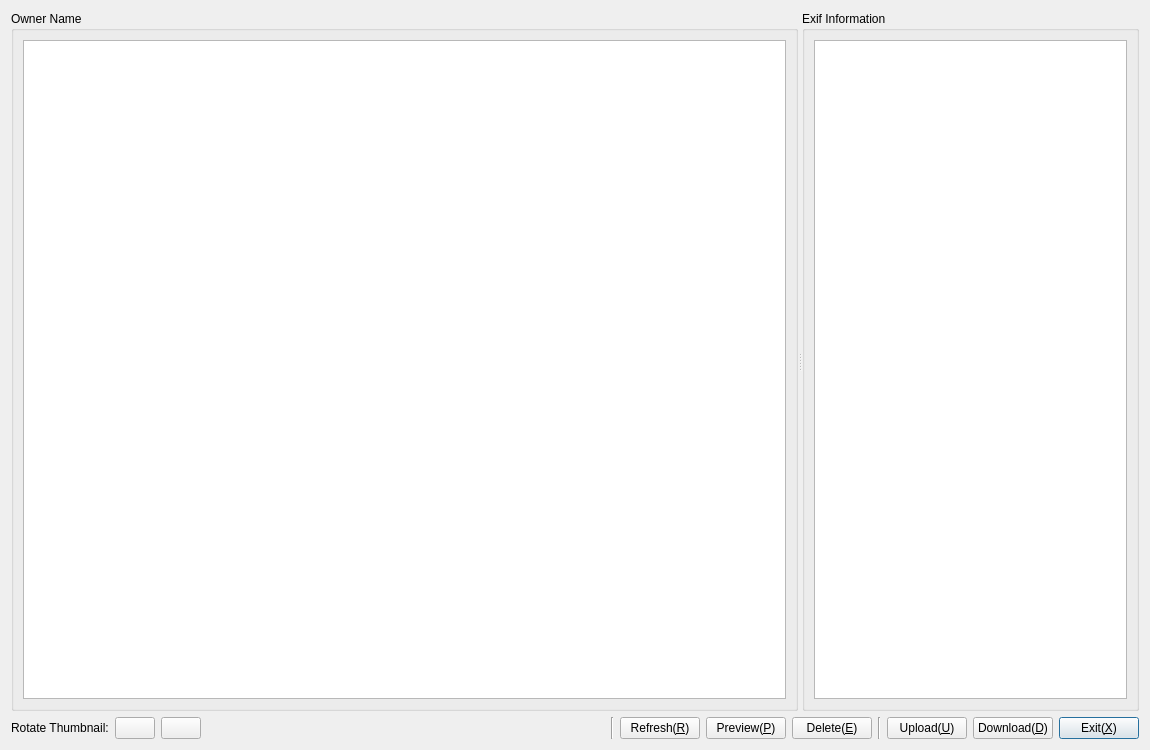
<?xml version="1.0" encoding="UTF-8"?>
<ui version="4.0">
 <class>MediaManagDlg</class>
 <widget class="QDialog" name="MediaManagDlg">
  <property name="geometry">
   <rect>
    <x>0</x>
    <y>0</y>
    <width>1150</width>
    <height>750</height>
   </rect>
  </property>
  <property name="windowTitle">
   <string>Media Manage</string>
  </property>
  <layout class="QVBoxLayout" name="verticalLayout_3">
   <item>
    <widget class="QSplitter" name="splitter">
     <property name="sizePolicy">
      <sizepolicy hsizetype="Expanding" vsizetype="Expanding">
       <horstretch>0</horstretch>
       <verstretch>0</verstretch>
      </sizepolicy>
     </property>
     <property name="orientation">
      <enum>Qt::Horizontal</enum>
     </property>
     <widget class="QGroupBox" name="ownerGbox">
      <property name="sizePolicy">
       <sizepolicy hsizetype="Expanding" vsizetype="Preferred">
        <horstretch>7</horstretch>
        <verstretch>0</verstretch>
       </sizepolicy>
      </property>
      <property name="title">
       <string>Owner Name</string>
      </property>
      <layout class="QVBoxLayout" name="verticalLayout">
       <item>
        <widget class="QListView" name="listView">
         <property name="editTriggers">
          <set>QAbstractItemView::NoEditTriggers</set>
         </property>
         <property name="selectionMode">
          <enum>QAbstractItemView::ExtendedSelection</enum>
         </property>
         <property name="movement">
          <enum>QListView::Snap</enum>
         </property>
         <property name="resizeMode">
          <enum>QListView::Adjust</enum>
         </property>
         <property name="viewMode">
          <enum>QListView::IconMode</enum>
         </property>
         <property name="wordWrap">
          <bool>true</bool>
         </property>
        </widget>
       </item>
      </layout>
     </widget>
     <widget class="QGroupBox" name="exifGbox">
      <property name="sizePolicy">
       <sizepolicy hsizetype="Expanding" vsizetype="Preferred">
        <horstretch>3</horstretch>
        <verstretch>0</verstretch>
       </sizepolicy>
      </property>
      <property name="title">
       <string>Exif Information</string>
      </property>
      <layout class="QVBoxLayout" name="verticalLayout_2">
       <item>
        <widget class="QTextEdit" name="exifText">
         <property name="readOnly">
          <bool>true</bool>
         </property>
        </widget>
       </item>
      </layout>
     </widget>
    </widget>
   </item>
   <item>
    <layout class="QHBoxLayout" name="horizontalLayout">
     <item>
      <widget class="QLabel" name="label">
       <property name="text">
        <string>Rotate Thumbnail:</string>
       </property>
      </widget>
     </item>
     <item>
      <widget class="QPushButton" name="rorateLeft">
       <property name="text">
        <string/>
       </property>
       <property name="icon">
        <iconset resource="../resouce.qrc">
         <normaloff>:/images/roratel.svg</normaloff>:/images/roratel.svg</iconset>
       </property>
       <property name="iconSize">
        <size>
         <width>32</width>
         <height>32</height>
        </size>
       </property>
      </widget>
     </item>
     <item>
      <widget class="QPushButton" name="rorateRight">
       <property name="icon">
        <iconset resource="../resouce.qrc">
         <normaloff>:/images/rorater.svg</normaloff>:/images/rorater.svg</iconset>
       </property>
       <property name="iconSize">
        <size>
         <width>32</width>
         <height>32</height>
        </size>
       </property>
      </widget>
     </item>
     <item>
      <spacer name="horizontalSpacer">
       <property name="orientation">
        <enum>Qt::Horizontal</enum>
       </property>
       <property name="sizeHint" stdset="0">
        <size>
         <width>40</width>
         <height>20</height>
        </size>
       </property>
      </spacer>
     </item>
     <item>
      <widget class="Line" name="line">
       <property name="orientation">
        <enum>Qt::Vertical</enum>
       </property>
      </widget>
     </item>
     <item>
      <widget class="QPushButton" name="refreshButton">
       <property name="text">
        <string>Refresh(&amp;R)</string>
       </property>
      </widget>
     </item>
     <item>
      <widget class="QPushButton" name="previewButton">
       <property name="text">
        <string>Preview(&amp;P)</string>
       </property>
      </widget>
     </item>
     <item>
      <widget class="QPushButton" name="deleteButton">
       <property name="text">
        <string>Delete(&amp;E)</string>
       </property>
      </widget>
     </item>
     <item>
      <widget class="Line" name="line_2">
       <property name="orientation">
        <enum>Qt::Vertical</enum>
       </property>
      </widget>
     </item>
     <item>
      <widget class="QPushButton" name="uploadButton">
       <property name="text">
        <string>Upload(&amp;U)</string>
       </property>
      </widget>
     </item>
     <item>
      <widget class="QPushButton" name="downloadButton">
       <property name="text">
        <string>Download(&amp;D)</string>
       </property>
      </widget>
     </item>
     <item>
      <widget class="QPushButton" name="exitButton">
       <property name="text">
        <string>Exit(&amp;X)</string>
       </property>
       <property name="default">
        <bool>true</bool>
       </property>
      </widget>
     </item>
    </layout>
   </item>
  </layout>
 </widget>
 <resources>
  <include location="../resouce.qrc"/>
 </resources>
 <connections>
  <connection>
   <sender>exitButton</sender>
   <signal>clicked()</signal>
   <receiver>MediaManagDlg</receiver>
   <slot>accept()</slot>
   <hints>
    <hint type="sourcelabel">
     <x>639</x>
     <y>451</y>
    </hint>
    <hint type="destinationlabel">
     <x>348</x>
     <y>238</y>
    </hint>
   </hints>
  </connection>
 </connections>
</ui>
